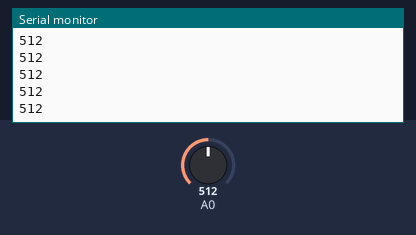
Recording of a sketch running on a simulated Arduino Uno, built with avr-gcc and run on an emulated ATmega328P. On the bench: the last lines printed to the serial monitor. The test bench sets the inputs (shaded band); at power-on: A0 = 512.

Above: at 1.2 s.
1.3 s: A0 set to 716
At 1.31 s:
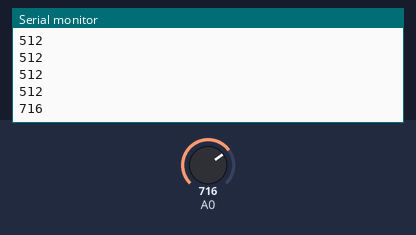
4.3 s: A0 set to 900
At 4.32 s:
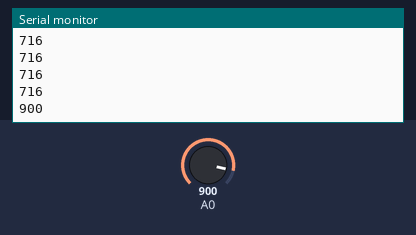
5.8 s: A0 set to 511
At 6.45 s:
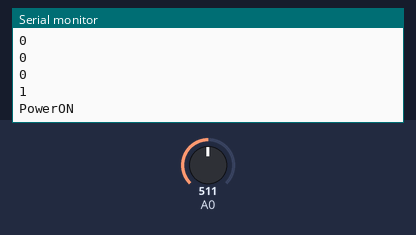
Timing chart, 0 to 8.8 s (numbered marks = the images above; inputs shaded):
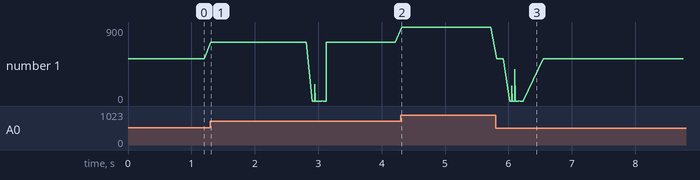

The sketch:

VectorImplementation.ino
```cpp
// (licence header left out)
#include <IRremote.h>

IRsend irsend;

void setup()
{
  Serial.begin(9600);
}

int time=50; //void loop delay timing
char commandbuffer[] = "A90";
int sensorValue = analogRead(A0);

void loop() {

  int x;
  int mySensVals[29];
  int DiffVec[28];
  int stateVec[28];
  int triggerA = 0;
  int triggerB = 0;

  for (x = 0; x < 29; x = x + 1) {
    mySensVals[x] = analogRead(A0); //build array of photocell values with 100ms spacing
    Serial.println(mySensVals[x]);
    delay(100);
  }

  for (x = 1; x < 29; x = x + 1) {
    DiffVec[x-1] = abs(mySensVals[x] - mySensVals[x-1]); //find differences in 100ms spacing
    Serial.println(DiffVec[x-1]);
  }

  Serial.println("STATEVEC IS COMING");

  for (x = 0; x < 28; x = x + 1) {
    stateVec[x] = DiffVec[x] > 150; //create array of true and false values of threshold differences
    Serial.println(stateVec[x]);


    if (stateVec[x] == 1 && triggerA==1 && triggerB==1) { //Begin search for three threshold differences to turn tv on
      Serial.println("PowerON");
      sendMessage(getHexVal(commandbuffer));
      break;

    }
    if (stateVec[x] == 1 && triggerA==0) {
      triggerA = 1;
      Serial.println("triggerA");
    }
    if (stateVec[x] == 1 && triggerA==1) {
      triggerB = 1;
      Serial.println("triggerB");
    }

  }

  delay(time);


}

/*
 *
 * Sectional credit to Ken Shirriff for IRsend function
 * Version 0.1 July, 2009
 * Copyright 2009 Ken Shirriff
 * http://arcfn.com
 */
int getHexVal(char *s)
{
  int x = 0;
  for(;;) {
    char c = *s;
    if (c >= '0' && c <= '9') {
      x *= 16;
      x += c - '0';
    }
    else if (c >= 'A' && c <= 'F') {
      x *= 16;
      x += (c - 'A') + 10;
    }
    else break;
    s++;
  }
  return x;
}

void sendMessage(unsigned int message){
  for (int i = 0; i < 3; i++) {
    irsend.sendSony(message, 12); // Sony TV power code
    delay(40);
  }
}
```

Measured:
- after the input at 1.3 s, the serial monitor: prints a new line at once (image 1)
- after the input at 4.3 s, the serial monitor: prints a new line at once (image 2)
- after the input at 5.8 s, the serial monitor: prints a new line at once (image 3)
- plotted number 1: 512 → 716 after the input at 1.3 s, 716 → 900 after the input at 4.3 s, 900 → 511 after the input at 5.8 s
